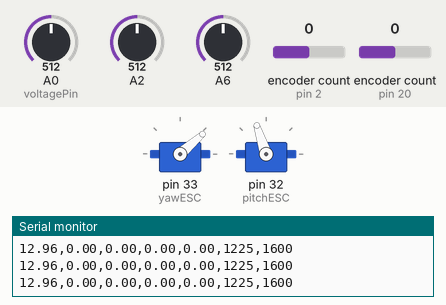
Recording of a sketch running on a simulated Arduino Mega 2560, built with avr-gcc and run on an emulated ATmega2560. On the bench: 2 × servo, the last lines printed to the serial monitor. Inputs (shaded band) come from the test bench; at power-on: encoder count (sensors on pin 20, pin 2) 0, A2 = 512, A0 (voltagePin) = 512, A6 = 512.

Above: at 12.2 s.
12.3 s: encoder count (sensor on pin 20) set to 1
At 13.7 s:
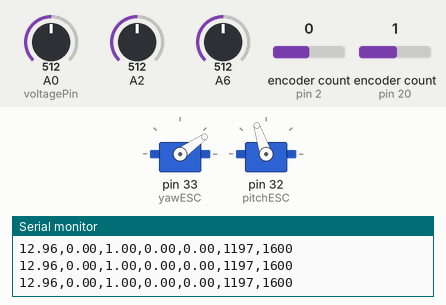
14.0 s: encoder count (sensor on pin 20) set to 5
At 15.2 s:
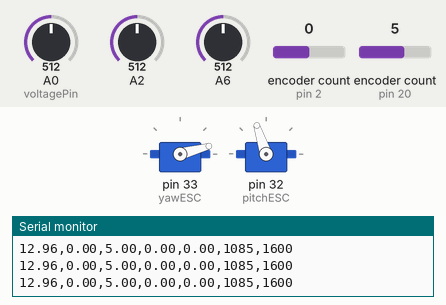
24.7 s: A2 set to 533
Timing chart, 0 to 27.7 s (numbered marks = the images above; inputs shaded):
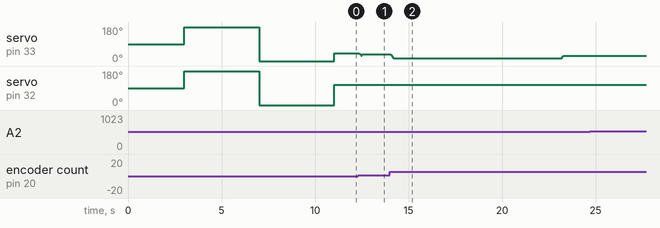

The sketch:

PRBS-based_signal.ino
```cpp
#include <Encoder.h>
#include <PID_v1.h>
#include <Servo.h>

// Define encoder resolution based on your encoder specifications (PPR)
#define ENCODER_TICKS_PER_DEGREE 1.0

// Encoder pins
Encoder yawEncoder(20, 21);
Encoder pitchEncoder(2, 3);

// ESC pins
Servo yawESC;
Servo pitchESC;

// Define Variables
double yawInput, yawOutput, yawSetpoint;
double pitchInput, pitchOutput, pitchSetpoint;

// PID Tuning parameters
double Kp = 2, Ki = 0.0, Kd = 1.5;
PID yawPID(&yawInput, &yawOutput, &yawSetpoint, Kp, Ki, Kd, DIRECT);
PID pitchPID(&pitchInput, &pitchOutput, &pitchSetpoint, Kp, Ki, Kd, DIRECT);

// Smooth output change
double previousYawOutput = 0;
double outputChangeLimit = 3.0;

// Voltage sensor settings
const int voltagePin = A0;
const float referenceVoltage = 5.0;
const float voltageDividerRatio = 5.0;
const float calibrationFactor = 1.03689567;

// Current sensor settings
double Pitch_current = 0, Yaw_current = 0;
const float sensitivity = 0.100;
const int numSamples = 50;
double zeroCurrentOffset1 = 0.0, zeroCurrentOffset2 = 0.0;
const float noiseThreshold = 0.5;

// Sampling time control
unsigned long prev_time = 0;
const int sample_time = 10;

// PRBS settings
const int changeInterval = 3000;  // Change every 4 seconds
unsigned long lastChangeTime = 0;
int prbsState = 1;  // Initial state

// Function to generate PRBS sequence
int generatePRBS() {
  prbsState = ((prbsState >> 1) ^ (-(prbsState & 1) & 0xB400)) & 0xFFFF;
  return prbsState & 1;  // Return only the LSB (binary output)
}

void setup() {
  Serial.begin(115200);
  Serial.println("***********************************************");
  Serial.println("    🚁 Welcome to the PRBS-Enabled Helicopter! 🚁   ");
  Serial.println("***********************************************");
  delay(3000);

  yawESC.attach(33, 1000, 2000);
  pitchESC.attach(32, 1000, 2000);

  // Initialize ESCs by sending max throttle (2000)
  Serial.println("Starting ESC Calibration...");

  yawESC.writeMicroseconds(2000);  // Max throttle
  pitchESC.writeMicroseconds(2000);  // Max throttle
  delay(4000);  // Wait for 3 seconds to allow ESCs to detect max throttle

  // Now, set the ESCs to min throttle (1000)
  yawESC.writeMicroseconds(1000);  // Min throttle
  pitchESC.writeMicroseconds(1000);  // Min throttle
  delay(4000);  // Wait for 3 seconds to allow ESCs to detect min throttle

  // Finish calibration by stopping the motors
  yawESC.writeMicroseconds(1000);  // Stop motor
  pitchESC.writeMicroseconds(1000);  // Stop motor

  Serial.println("ESC Calibration Completed!");


  yawSetpoint = generatePRBS() ? 10 : 0;  // Initial PRBS-based yaw
  pitchSetpoint = generatePRBS() ? 280 : 200;  // Initial PRBS-based pitch

  yawPID.SetMode(AUTOMATIC);
  pitchPID.SetMode(AUTOMATIC);
  yawPID.SetOutputLimits(-50, 50);
  pitchPID.SetOutputLimits(-50, 50);

  for (int i = 0; i < numSamples; i++) {
    zeroCurrentOffset1 += (0.00488281 * analogRead(A6));
    zeroCurrentOffset2 += (0.00488281 * analogRead(A2));
  }
  zeroCurrentOffset1 /= numSamples;
  zeroCurrentOffset2 /= numSamples;
}

void loop() {
  if (millis() - prev_time >= sample_time) {
    prev_time = millis();

    // Update PRBS-based setpoints every 4 seconds
    if (millis() - lastChangeTime > changeInterval) {
      lastChangeTime = millis();
      yawSetpoint = generatePRBS() ? 10 : 0;
      pitchSetpoint = generatePRBS() ? 280 : 200;
    }

    yawInput = yawEncoder.read() / ENCODER_TICKS_PER_DEGREE;
    pitchInput = pitchEncoder.read() / ENCODER_TICKS_PER_DEGREE;

    yawPID.Compute();
    pitchPID.Compute();

    double smoothYawOutput = previousYawOutput + constrain(yawOutput - previousYawOutput, -outputChangeLimit, outputChangeLimit);
    previousYawOutput = smoothYawOutput;

    int yawSpeed = map(smoothYawOutput, -50, 50, 1050,1400 );
    int pitchSpeed = map(pitchOutput, -50, 50, 1050, 1600);

    yawESC.writeMicroseconds(yawSpeed);
    pitchESC.writeMicroseconds(pitchSpeed);

    float voltage = (analogRead(voltagePin) / 1024.0) * referenceVoltage * voltageDividerRatio * calibrationFactor;

    double avgVoltage1 = 0, avgVoltage2 = 0;
    for (int i = 0; i < numSamples; i++) {
      avgVoltage1 += (0.00488281 * analogRead(A6));
      avgVoltage2 += (0.00488281 * analogRead(A2));
    }
    avgVoltage1 /= numSamples;
    avgVoltage2 /= numSamples;

    Pitch_current = (avgVoltage1 - zeroCurrentOffset1) / sensitivity;
    Yaw_current = (avgVoltage2 - zeroCurrentOffset2) / sensitivity;
    if (abs(Pitch_current) < noiseThreshold) Pitch_current = 0.0;
    if (abs(Yaw_current) < noiseThreshold) Yaw_current = 0.0;

    Serial.print(voltage); Serial.print(",");
    Serial.print(pitchInput * 0.25); Serial.print(",");
    Serial.print(yawInput * 0.25); Serial.print(",");
    Serial.print(Pitch_current, 2); Serial.print(",");
    Serial.print(Yaw_current, 2); Serial.print(",");
    Serial.print(yawSpeed); Serial.print(",");
    Serial.println(pitchSpeed);
  }
}
```

Measured:
- after the input at 12.3 s, servo on pin 33 (yawESC): 41° → 35° after 0.07 s
